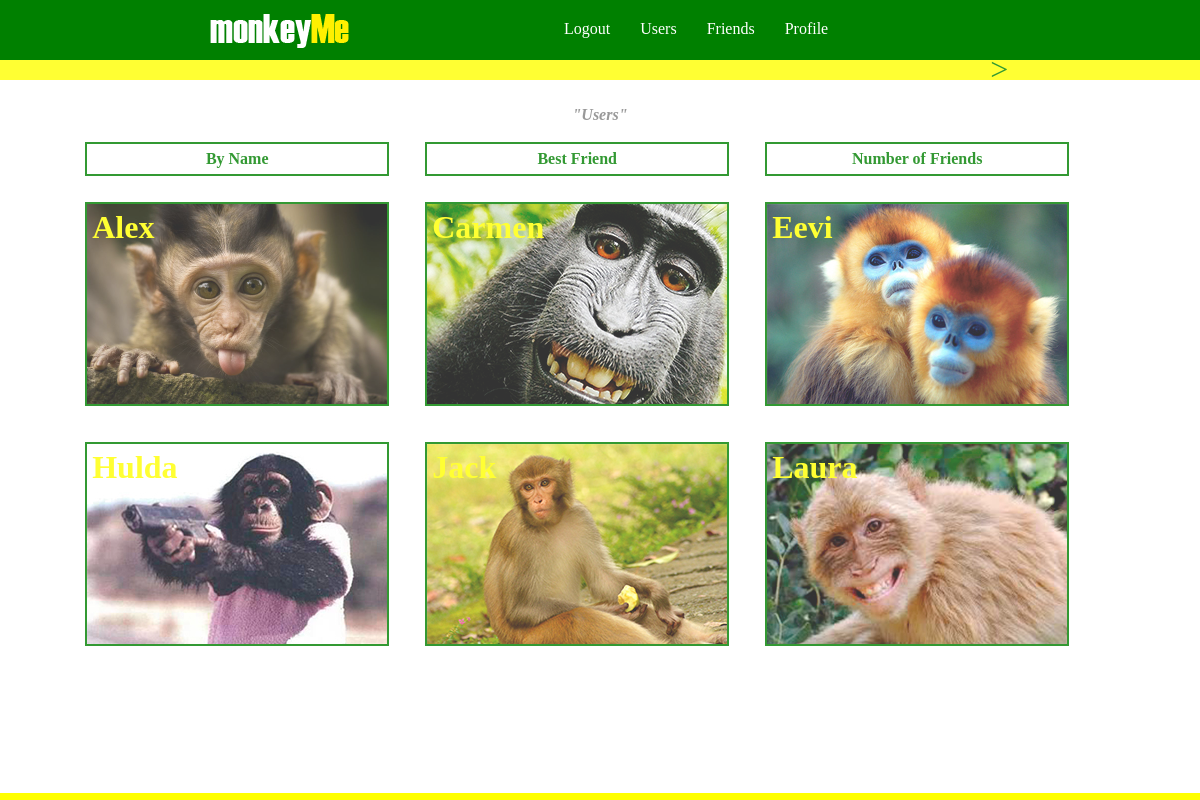
The page /users (signed in) on the database its author committed.
### models.py (models this page shows, shortened)
class users(db.Model):
	__tablename__ = "Users"
	id = db.Column(db.Integer, primary_key=True)
	userName = db.Column(db.String, nullable=False)
	userEmail = db.Column(db.String, nullable=False)
	userPhone = db.Column(db.String, nullable=False)
	userPass = db.Column(db.String, nullable=False)
	best_friend = db.relationship(
		'users',
		secondary='BestFriends',
		primaryjoin='users.id==bestFriends.user_id',
		secondaryjoin='users.id==bestFriends.best_friend_id',
		uselist=False,
		backref=db.backref('best_friend_of', uselist=False)
	)

### app.py (the view)
@app.route('/allList<int:page><int:sort>', methods=['GET', 'POST'])
@app.route('/users')
def allList(page=1, sort=1):
    if not session.get('logged_in'):
        return redirect(url_for('login'))
    else:
        user_bf = db.aliased(users, name='user_bf')
        if sort == 1:
            test = users.userName
        if sort == 2:
            test = user_bf.userName.desc()
        if sort == 3:
            test = db.func.count(friendships.user_id).desc()
        userList = (
            users.query
            .add_column(db.func.count(friendships.user_id).label("total"))
            .add_column(user_bf.id.label("best_friend"))
            .add_column(user_bf.userName.label("best_friend_name"))
            .outerjoin(friendships, users.id == friendships.user_id)
            .outerjoin(user_bf, users.best_friend)
            .group_by(users.id)
            .order_by(test)
            .paginate(page, 6, False)
        )
        flash('"Users"')
        return render_template('users.html', userList=userList, sort=sort)

### templates/users.html (shortened to what this page needs)
{% extends "layout.html" %}
{% block body %}
	<div class="controlMenu">
		<table class="controlMenuTable">
			<tr>
				<td>
				</td>
				<td>
				</td>
				<td>
				{% if userList.has_next %}
					<div class="backNext">
						<a href="{{ url_for('allList', page=userList.next_num, sort=sort) }}">&#62;</a>
					</div>
				{% endif %}
			</td>
			</tr>
		</table>
	</div>
	<br>
{% with messages = get_flashed_messages() %}
	{% if messages %}
		{% for message in messages %}
			<div class=flashes>
			{{ message }}
			</div>
		{% endfor %}
	{% endif %}
{% endwith %}
	<div class="sortMenu">
		<a href="{{ url_for('allList', page=1, sort=1) }}">
			<div class="sortMenBtn"> By Name</div>
		</a>
		<a href="{{ url_for('allList', page=1, sort=2) }}">
			<div class="sortMenBtn"> Best Friend</div>
		</a>
		<a href="{{ url_for('allList', page=1, sort=3) }}">
			<div class="sortMenBtn"> Number of Friends</div>
		</a>
	</div>
	<div class="contentUserWrap">
	{% if userList.items %}
		{% for user in userList.items %}
			<div class="contentUser" style="background-image:url(static/uploads/{{ user.users.id }}.jpg);">
				<div class="innerContents">
					<a href="{{ url_for('profile', profileId=user.users.id) }}">
						{{ user.users.userName }}
					</a>
				</div>
			</div>
		{% endfor %}{% else %}<div>No users</div>
	{% endif %}
	</div>
	<br><br>
{% endblock %}

### static/css/style.css (style rules this page uses)
a { text-decoration: none; }
.contentUserWrap { position: relative; margin: 0 auto; }
.contentUser { height: 200px; width: 300px; outline: 2px solid green; float: left; margin: 20px; font-size: 2em; font-weight: bold; color: yellow; overflow: hidden; background-size: 300px auto; position: relative; -webkit-transition: all 2s ease; -moz-transition: all 2s ease; -o-transition: all 2s ease; -ms-transition: all 2s ease; transition: all 2s ease; }
.innerContents { margin: 5px; }
.innerContents a:link { color: yellow; text-decoration: none; }
.backNext a:link { font-size: 2em; color: green; text-decoration: none; }
.backNext { text-align: center; }
.flashes { font-size: 1em; font-weight: bold; font-style: italic; color: gray; text-align: center; }
.sortMenu { position: relative; margin: 0 auto; }
.sortMenBtn { width: 300px; height: 30px; background-color: white; color: green; float: left; margin: 20px; margin-bottom: 10px; text-align: center; line-height: 30px; font-size: 1em; font-weight: bolder; text-decoration: none; outline:2px solid green; }
.controlMenu { z-index: 1; position: fixed; top: 60px; left: 0; width: 100%; height: 20px; background-color: yellow; overflow: hidden; }
.controlMenuTable { width: 100%; line-height: 12px; margin: 0 auto; }
.controlMenuTable td { width:33%; }

### rows shown on the page
users: shows a picture, users.userName "Alex"
users: shows a picture, users.userName "Carmen"
users: shows a picture, users.userName "Eevi"
users: shows a picture, users.userName "Hulda"
users: shows a picture, users.userName "Jack"
users: shows a picture, users.userName "Laura"

### other values the page prints
{{ message }} "\"Users\""
